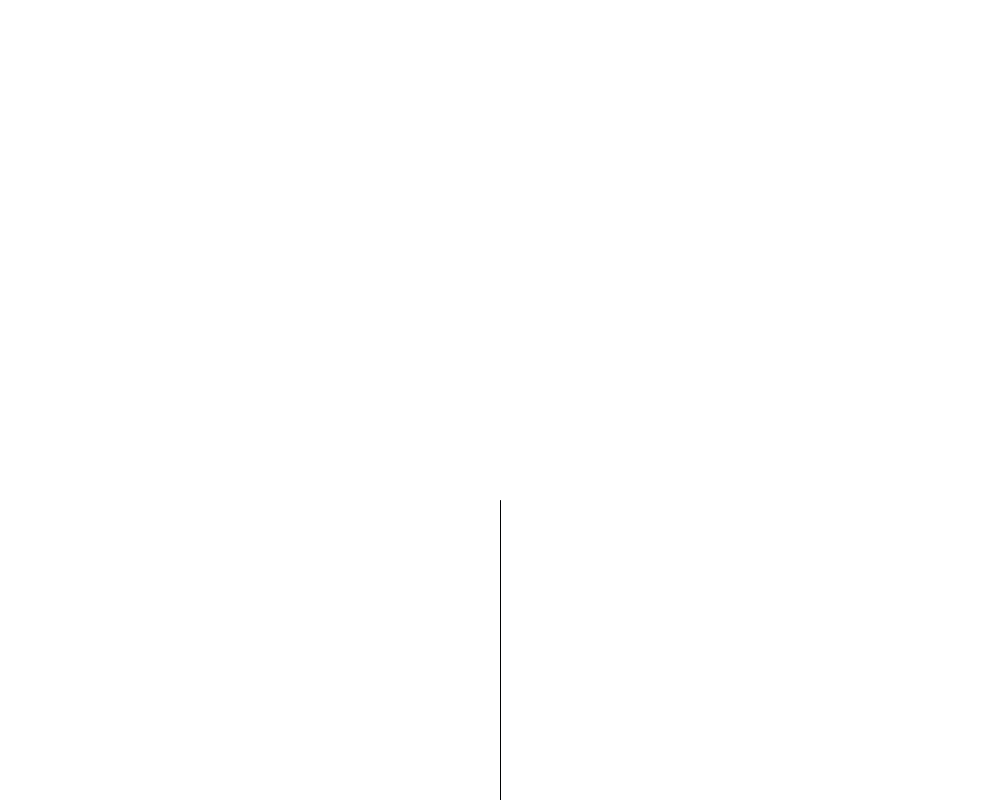
Frame 1 (no input)
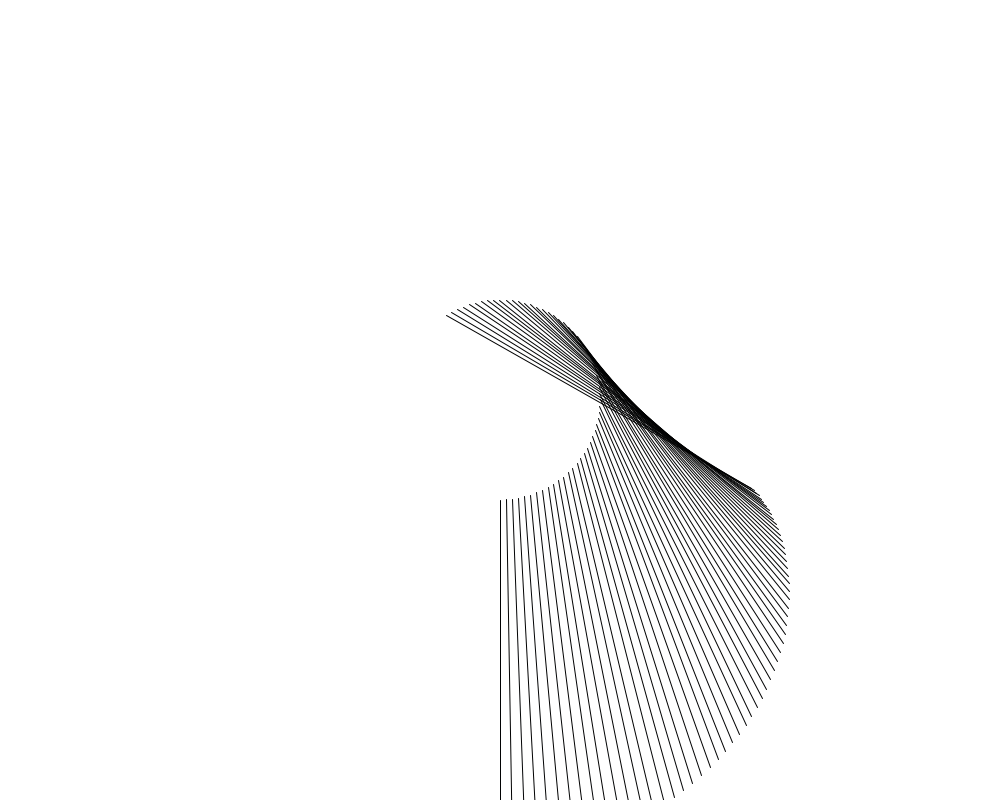
Frame 60 (the mouse pressed at the canvas centre just before this capture)
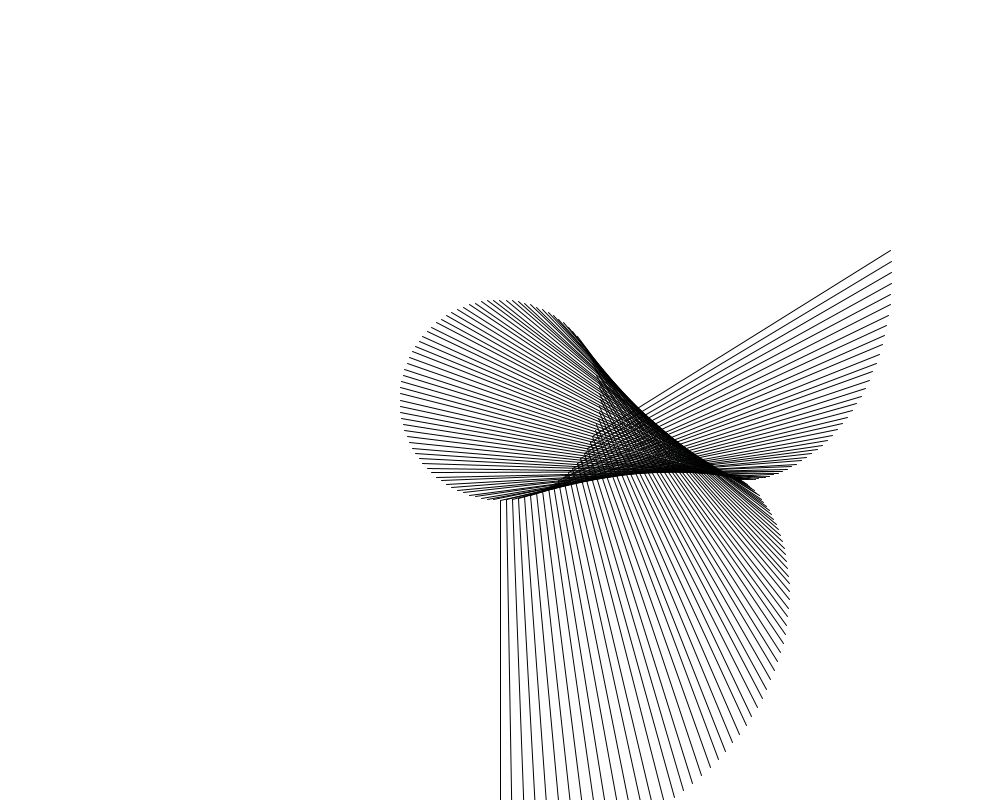
Frame 120 (the mouse held since frame 60 and released just before this capture)

The Processing sketch that drew these frames (run headless with seeded random() and noise(); from frame 60 on, the mouse is pressed at the canvas centre):

// Processing sketch: lines_star
// ── lines_star.pde
float x1,y1,x2,y2;

float a = 0;
float rad = 351;
float inc = TWO_PI/rad;

float a1 = 0;
float rad1 = 100;
float inc1 = TWO_PI/rad1;

float r=0;
float g=0;
float b=0;
float rinc = 1;
float ginc= 2;
float binc=3;

void setup(){
 size(1000,800); 
 background(255);
}

void draw(){
    
   
    x1 = sin(a1)*rad1+width/2;
    y1 = cos(a1)*rad1+height/2;
    x2 = x1+sin(a)*rad;
    y2 = y1+cos(a)*rad;
    
   
    
 // if(mousePressed == true){
    r += rinc;
    g += ginc;
    b += binc;
    if(r <=0 || r<=255){
      rinc = rinc*-1;
    }
      if(g <=0 || g<=255){
      ginc = ginc*-1;
    }
      if(b <=0 || b<=255){
      binc = binc*-1;
    }
    
    stroke(r,g,b);
    strokeWeight(1);
    line(x1,y1,x2,y2);
    
    a+=inc;
    a1+=inc1;
  
    
   // }
  
  
}
